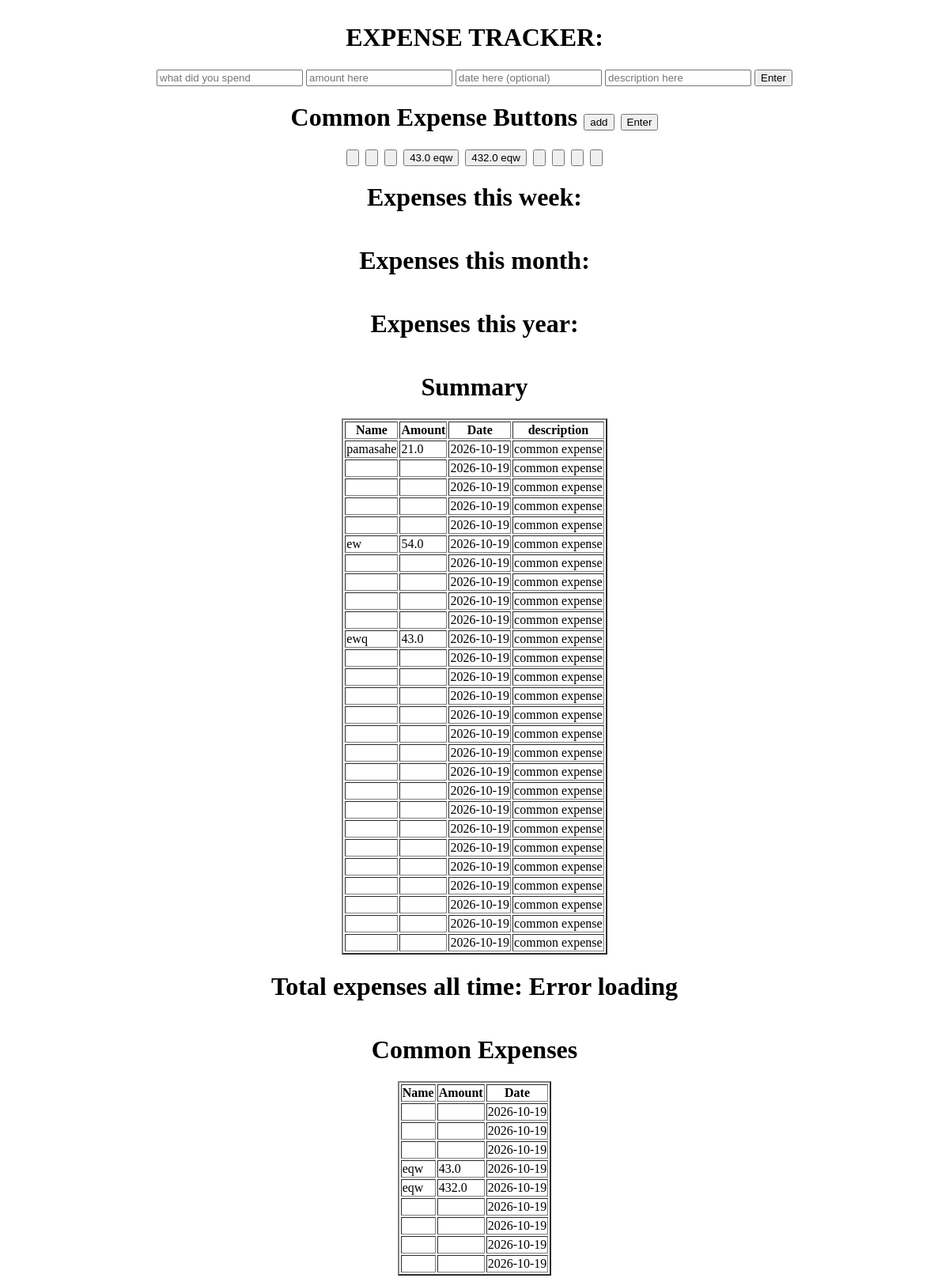
The page / on the database its author committed.
### tables this page shows
CREATE TABLE common_expense (
                    name TEXT NOT NULL,
                    amount REAL NOT NULL,
                    date TEXT
                        );

CREATE TABLE expense (
                    name TEXT NOT NULL,
                    amount REAL NOT NULL,
                    date TEXT,
                    description TEXT
                        );

### app.py (the view)
@app.route("/")
def show_table():
    db = get_db()
    cursor = db.cursor()
    cursor.execute("SELECT name, amount, date, description FROM expense")
    items = cursor.fetchall()
    cursor.execute("SELECT name, amount, date FROM common_expense")
    common_expenses = cursor.fetchall()
    return render_template(
            "home.html",
            items=items,
            common_expenses=common_expenses
        )

### app.py (called while the page is built)
def get_db():
    db = getattr(g, '_database', None)
    if db is None:
        db = g._database = sqlite3.connect(DATABASE)
    return db

@app.teardown_appcontext
def close_connection(exception):
    db = getattr(g, '_database', None)
    if db is not None:
        db.close()

### templates/home.html (shortened to what this page needs)
<!DOCTYPE html>
<html lang="en">
<head>
</head>
<body>
    <h1>EXPENSE TRACKER:</h1>
    <form method="POST" action="/add">
        <input name="expense-name" placeholder="what did you spend">
        <input name="amount" placeholder="amount here">
        <input name="date" placeholder="date here (optional)">
        <input name="description" placeholder="description here">
        <button type="submit">Enter</button>
    </form>
    <h1>Common Expense Buttons
        <button type="button" id="add-common">add</button>
        <button type="button" id="enter-common">Enter</button>
    </h1>
    <form id="common-expense-form" method="POST" action="/add-common">
        {% for item in common_expenses %}
            <button type="submit">{{ item[1] }} {{ item[0] }}</button>
        {% endfor %}
    </form>
    <h1>Expenses this week: </h1>
    <h1>Expenses this month: </h1>
    <h1>Expenses this year: </h1>
    <h1>Summary</h1>
    <table border="2">
        <th>Name</th>
        <th>Amount</th>
        <th>Date</th>
        <th>description</th>
        {% for item in items %}
        <tr>
            <td>{{item[0]}}</td>
            <td>{{item[1]}}</td>
            <td>{{item[2]}}</td>
            <td>{{item[3]}}</td>
        </tr>
        {% endfor %}
    </table>
    <h1>Total expenses all time: <span id="total-expenses"></span></h1>
<h1>Common Expenses</h1>
<table border="2">
    <th>Name</th>
    <th>Amount</th>
    <th>Date</th>
    {% for item in common_expenses %}
    <tr>
        <td>{{ item[0] }}</td>
        <td>{{ item[1] }}</td>
        <td>{{ item[2] }}</td>
    </tr>
    {% endfor %}
</table>
</body>
</html>

### templates/home.html (style rules this page uses)
body { display: flex; flex-direction: column; align-items: center; }
#common-expense-form { display: flex; flex-wrap: wrap; gap: 8px; }

### rows shown on the page
common_expense: date "2026-10-19"
common_expense: date "2026-10-19"
common_expense: date "2026-10-19"
common_expense: amount "43.0", name "eqw", date "2026-10-19"
common_expense: amount "432.0", name "eqw", date "2026-10-19"
common_expense: date "2026-10-19"
common_expense: date "2026-10-19"
common_expense: date "2026-10-19"
common_expense: date "2026-10-19"
expense: name "pamasahe", amount "21.0", date "2026-10-19", description "common expense"
expense: date "2026-10-19", description "common expense"
expense: date "2026-10-19", description "common expense"
expense: date "2026-10-19", description "common expense"
expense: date "2026-10-19", description "common expense"
expense: name "ew", amount "54.0", date "2026-10-19", description "common expense"
expense: date "2026-10-19", description "common expense"
expense: date "2026-10-19", description "common expense"
expense: date "2026-10-19", description "common expense"
expense: date "2026-10-19", description "common expense"
expense: name "ewq", amount "43.0", date "2026-10-19", description "common expense"
expense: date "2026-10-19", description "common expense"
expense: date "2026-10-19", description "common expense"
expense: date "2026-10-19", description "common expense"
expense: date "2026-10-19", description "common expense"
expense: date "2026-10-19", description "common expense"
expense: date "2026-10-19", description "common expense"
expense: date "2026-10-19", description "common expense"
expense: date "2026-10-19", description "common expense"
expense: date "2026-10-19", description "common expense"
expense: date "2026-10-19", description "common expense"
expense: date "2026-10-19", description "common expense"
expense: date "2026-10-19", description "common expense"
expense: date "2026-10-19", description "common expense"
expense: date "2026-10-19", description "common expense"
expense: date "2026-10-19", description "common expense"
expense: date "2026-10-19", description "common expense"
